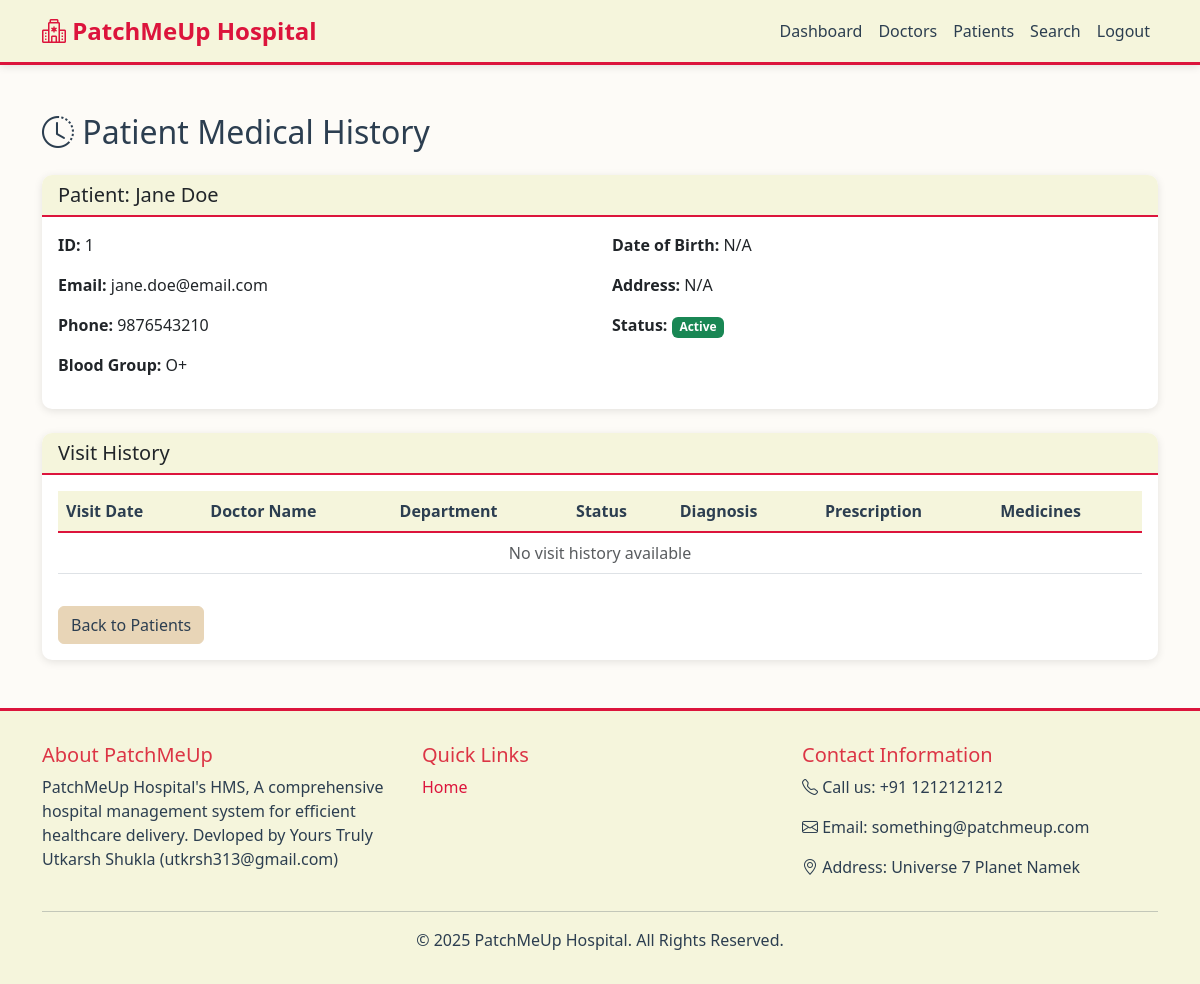
Page /admin/patients/1/history (signed in) on the committed database.
### app/models/patient.py (models this page shows, shortened)
class Patient(db.Model):
    __tablename__ = 'patients'
    id = db.Column(db.Integer, primary_key=True)
    user_id = db.Column(db.Integer, db.ForeignKey('users.id'), nullable=False)
    name = db.Column(db.String(100), nullable=False)
    phone = db.Column(db.String(20))
    date_of_birth = db.Column(db.Date)
    address = db.Column(db.Text)
    blood_group = db.Column(db.String(5))
    medical_history = db.Column(db.Text)
    appointments = db.relationship('Appointment', backref='patient', lazy='dynamic', cascade='all, delete-orphan')

### app/models/user.py (models this page shows, shortened)
class User(UserMixin, db.Model):
    __tablename__ = 'users'
    id = db.Column(db.Integer, primary_key=True)
    email = db.Column(db.String(120), unique=True, nullable=False, index=True)
    password_hash = db.Column(db.String(255), nullable=False)
    role = db.Column(db.String(20), nullable=False)
    is_active = db.Column(db.Boolean, default=True)
    created_at = db.Column(db.DateTime, default=datetime.utcnow)
    doctor = db.relationship('Doctor', backref='user', uselist=False, cascade='all, delete-orphan')
    patient = db.relationship('Patient', backref='user', uselist=False, cascade='all, delete-orphan')

### app/routes/admin_patients.py (the view)
@admin_patients_bp.route('/patients/<int:id>/history')
@login_required
@admin_required
def patient_history(id):
    patient = Patient.query.get_or_404(id)
    appointments = Appointment.query.filter_by(patient_id=patient.id).order_by(Appointment.date.desc()).all()
    return render_template('admin/patient_history.html', patient=patient, appointments=appointments)

### app/templates/admin/patient_history.html (shortened to what this page needs)
{% extends "base.html" %}
{% block content %}
<div class="container my-5">
    <h2 class="mb-4"><i class="bi bi-clock-history"></i> Patient Medical History</h2>
    <div class="card mb-4">
        <div class="card-header">
            <h5 class="mb-0">Patient: {{ patient.name }}</h5>
        </div>
        <div class="card-body">
            <div class="row">
                <div class="col-md-6">
                    <p><strong>ID:</strong> {{ patient.id }}</p>
                    <p><strong>Email:</strong> {{ patient.user.email }}</p>
                    <p><strong>Phone:</strong> {{ patient.phone or 'N/A' }}</p>
                    <p><strong>Blood Group:</strong> {{ patient.blood_group or 'N/A' }}</p>
                </div>
                <div class="col-md-6">
                    <p><strong>Date of Birth:</strong> {{ patient.date_of_birth.strftime('%b %d, %Y') if
                        patient.date_of_birth else 'N/A' }}</p>
                    <p><strong>Address:</strong> {{ patient.address or 'N/A' }}</p>
                    <p><strong>Status:</strong>
                        {% if patient.user.is_active %}
                        <span class="badge bg-success">Active</span>
                        {% else %}
                        <span class="badge bg-secondary">Inactive</span>
                        {% endif %}
                    </p>
                </div>
            </div>
        </div>
    </div>
    <div class="card">
        <div class="card-header">
            <h5 class="mb-0">Visit History</h5>
        </div>
        <div class="card-body">
            <div class="table-responsive">
                <table class="table table-hover">
                    <thead>
                        <tr>
                            <th>Visit Date</th>
                            <th>Doctor Name</th>
                            <th>Department</th>
                            <th>Status</th>
                            <th>Diagnosis</th>
                            <th>Prescription</th>
                            <th>Medicines</th>
                        </tr>
                    </thead>
                    <tbody>
                        {% for apt in appointments %}
                        <tr>
                            <td>{{ apt.date.strftime('%b %d, %Y') }} at {{ apt.time.strftime('%I:%M %p') }}</td>
                            <td>{{ apt.doctor.name }}</td>
                            <td>{{ apt.doctor.department.name if apt.doctor.department else 'N/A' }}</td>
                            <td><span class="badge badge-{{ apt.status }}">{{ apt.status }}</span></td>
                            <td>
                                {% if apt.treatment %}
                                {{ apt.treatment.diagnosis }}
                                {% else %}
                                <span class="text-muted">No treatment record</span>
                                {% endif %}
                            </td>
                            <td>
                                {% if apt.treatment and apt.treatment.prescription %}
                                {{ apt.treatment.prescription }}
                                {% else %}
                                <span class="text-muted">-</span>
                                {% endif %}
                            </td>
                            <td>
                                {% if apt.treatment and apt.treatment.prescription %}
                                {{ apt.treatment.prescription[:100] }}
                                {% else %}
                                <span class="text-muted">-</span>
                                {% endif %}
                            </td>
                        </tr>
                        {% else %}
                        <tr>
                            <td colspan="7" class="text-center text-muted">No visit history available</td>
                        </tr>
                        {% endfor %}
                    </tbody>
                </table>
            </div>
            <a href="{{ url_for('admin_patients.list_patients') }}" class="btn btn-secondary mt-3">Back to Patients</a>
        </div>
    </div>
</div>
{% endblock %}

### app/static/css/custom.css (style rules this page uses)
:root { --primary-red: #DC143C; --dark-red: #8B0000; --beige: #F5F5DC; --beige-dark: #E8D5B7; --beige-light: #FDFBF7; --text-dark: #2c3e50; --text-light: #6c757d; --shadow: 0 2px 8px rgba(0, 0, 0, 0.1); }
body { font-family: 'Segoe UI', Tahoma, Geneva, Verdana, sans-serif; background-color: var(--beige-light); color: var(--text-dark); }
.btn-secondary { background-color: var(--beige-dark); border-color: var(--beige-dark); color: var(--text-dark); }
.card { border: none; box-shadow: var(--shadow); border-radius: 10px; margin-bottom: 1.5rem; background-color: white; }
.card-header { background-color: var(--beige); border-bottom: 2px solid var(--primary-red); font-weight: 600; border-radius: 10px 10px 0 0 !important; }
.table { background-color: white; }
.table thead th { background-color: var(--beige); color: var(--text-dark); border-bottom: 2px solid var(--primary-red); font-weight: 600; }

### rows in the picture
Patient: name "Jane Doe", id "1", phone "9876543210", blood_group "O+", date_of_birth "N/A", address "N/A"
User: user.email "jane.doe@email.com"
